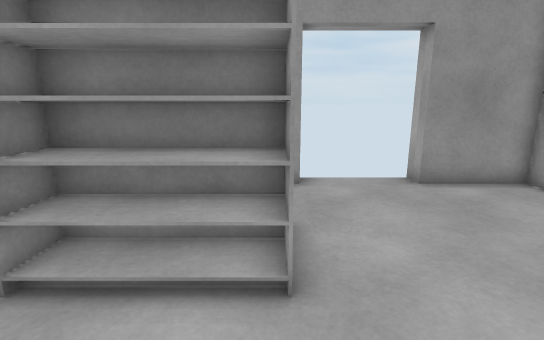
[1] (above)

16 first-person views from a walk through a scene from a Unity 3-D project. The camera is 1.32 m above the floor, tilts 12° down and sees 85° across. The floor is counted in squares, 0.57 m on a side. Each view is taken from the middle of a square. On the plan, view 1 faces up. The plan holds only what a view shows up to about 18 squares ahead; the rest is blank. The player is left out. Door leaves are left out, so doorways stand open.

[2]
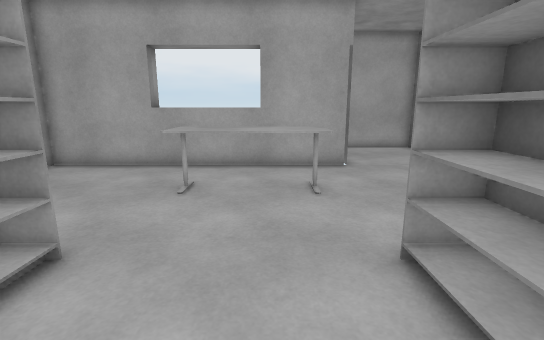

[3]
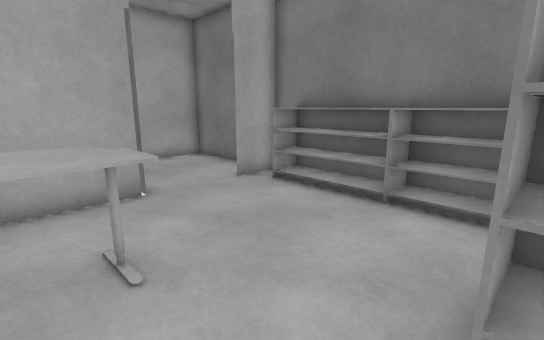

[4]
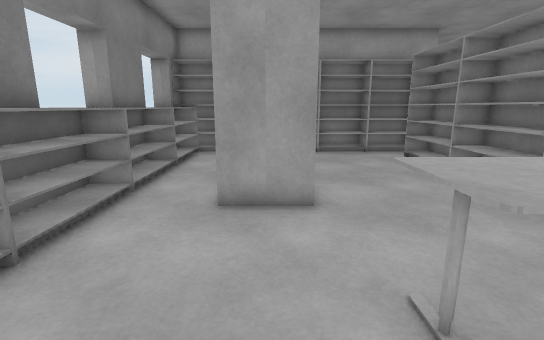

[5]
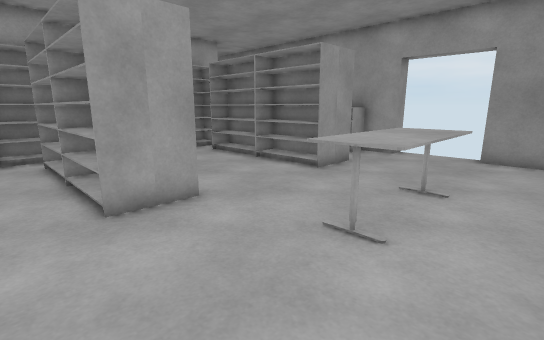

[6]
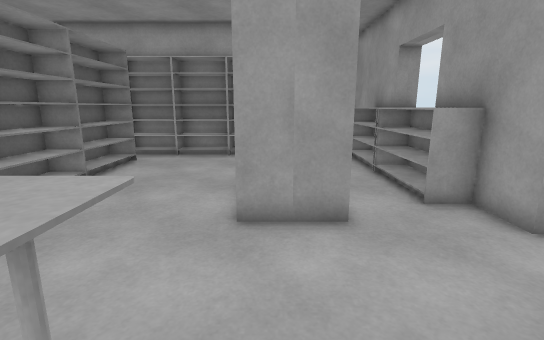

[7]
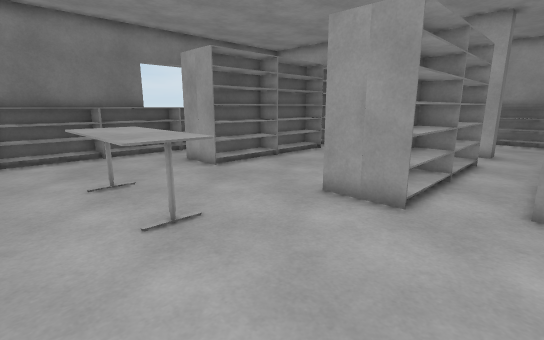

[8]
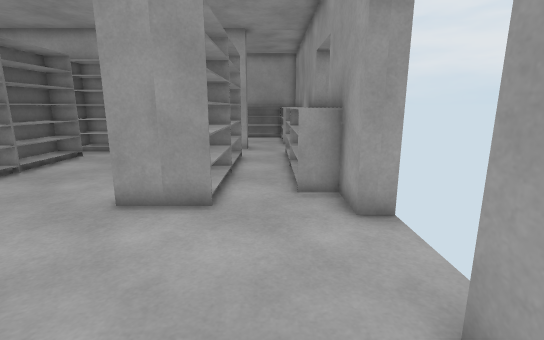

[9]
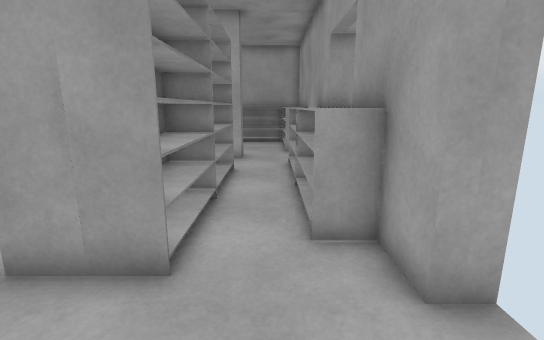

[10]
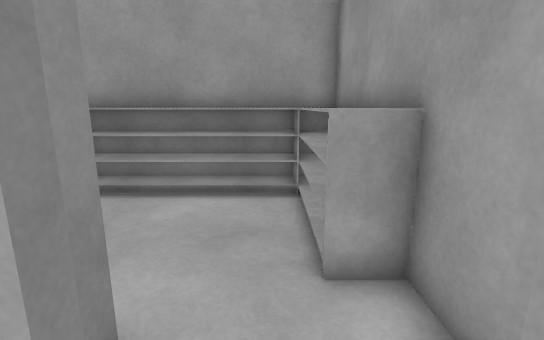

[11]
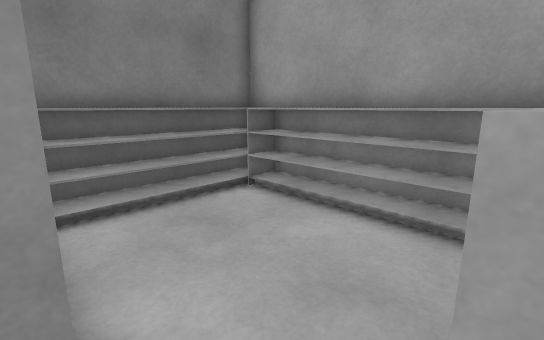

[12]
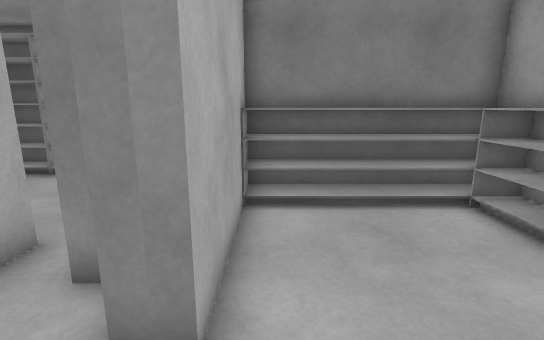

[13]
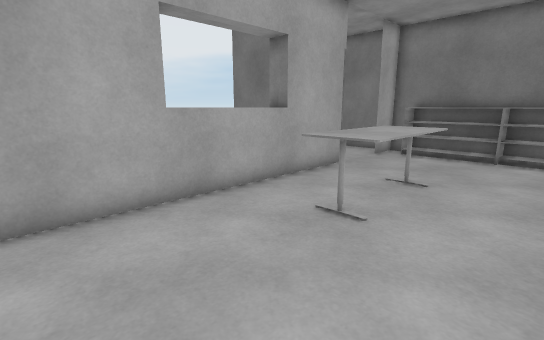

[14]
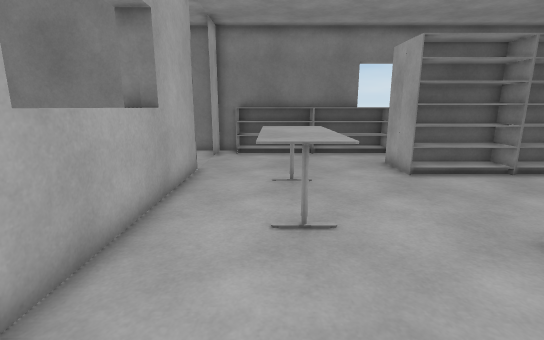

[15]
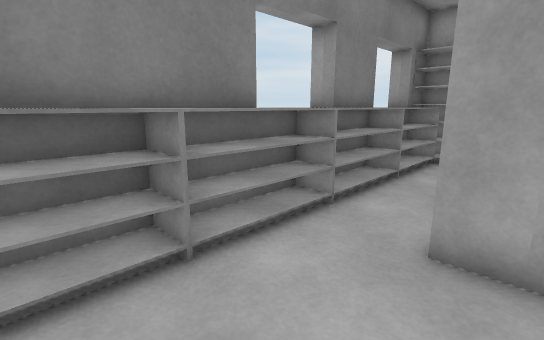

[16]
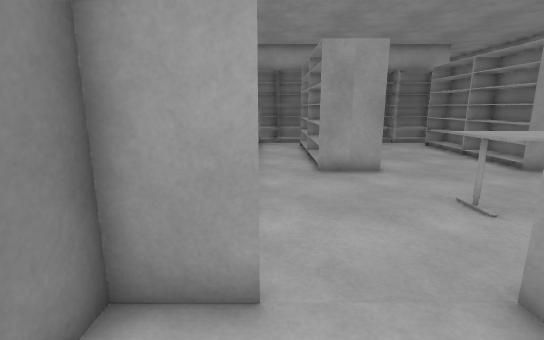

### Floor plan
Points are (right, up) in squares from view 1. A wall is a line through its corners. A room is listed if a view was taken in it or the views show most of it. See-through windows are left out.
Room 1 (views 1, 2, 3, 4, 5, 6, 7, 8, 9, 10, 11, 13, 14, 15)
walls: (0.8, 9.8) (0.8, 8.8) (-3.1, 8.8); (0.5, -8) (8, -8); (7.8, -3) (7.8, 8.8) (4.5, 8.8) (4.5, 9.8); (-5, -8) (-2.5, -8) (-2.5, -8.9); (-6, 9.8) (-6, 8.8) (-10.4, 8.8); (-10.3, 5.6) (-9.5, 5.6) (-9.5, 5.1); (-8.4, -8) (-8, -8) (-8, -8.9); (7.8, -8) (7.8, -6.1)
ways out: opening at (-9.5, 7) to room 2; open door at (9, -4.5) to room 3; open door at (-8, -8); open door at (-6, 9); open door at (-5, -8); open door at (-3, 9); open door at (2.5, 10); open door at (8, 2.5)
objects: bookshelf (-9, -7) to (-8, -6); bookshelf (-9, -5) to (-8, -4); bookshelf (-9, -3) to (-8, -1); bookshelf (-9, 0) to (-8, 1); bookshelf (-9, 2) to (-8, 4); bookshelf (-8, 8) to (-5, 9); bookshelf (-7, -8) to (-5, -7); bookshelf (-7, -4) to (-4, -4); bookshelf (-7, -2) to (-4, -2); bookshelf (-7, 3) to (-4, 4); bookshelf (-7, 5) to (-4, 6); bookshelf (-4, -8) to (-1, -7); bookshelf (-4, 8) to (-1, 9); bookshelf (-3, -4) to (0, -3); bookshelf (-3, -2) to (0, -2); bookshelf (-3, 3) to (0, 4); bookshelf (-3, 5) to (0, 6); bookshelf (0, -8) to (2, -7); bookshelf (3, -7) to (7, -7); desk (3, -2) to (5, 3)
Room 2 (view 12)
walls: (-10.4, 8.8) (-16.8, 8.8) (-16.8, 0.2) (-10.3, 0.2) (-10.3, 5.6)
ways out: opening at (-9.5, 7) to room 1
objects: bookshelf (-16, 1) to (-11, 1); bookshelf (-16, 2) to (-16, 7); bookshelf (-16, 8) to (-12, 8)
Room 3 (view 16)
walls: (7.8, -6.1) (7.8, -8); (8, -8) (13.2, -8) (13.2, -4.4)
ways out: open door at (9, -4.5) to room 1

Positions as (right, up) in squares from view 1, and headings:
1: (0, 0), facing up
2: (-4, 0), facing right
3: (0, 0), facing down-right
4: (7, -3), facing left
5: (7, -6), facing up-left
6: (6, 4), facing left
7: (7, 8), facing down-left
8: (7, 7), facing left
9: (4, 7), facing left
10: (-8, 7), facing left
11: (-10, 8), facing down-left
12: (-11, 8), facing down
13: (1, 8), facing down-right
14: (5, 8), facing down
15: (5, -3), facing down-left
16: (11, -6), facing left
